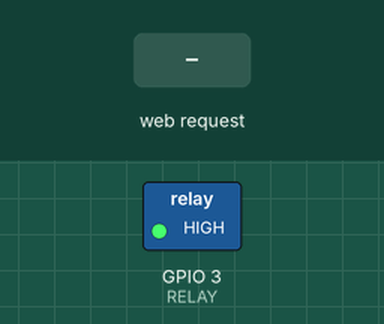
Recording of a sketch running on a simulated ESP8266 (NodeMCU). On the bench: switched loads named in the sketch (green lamp = pin HIGH). The test bench sets the inputs (shaded band). WiFi joins after 1.5 s; servers stay silent unless stated; what the sketch prints to the serial monitor is not drawn.

Above: at 2.7 s.
2.8 s: HTTP request GET /RELAY=ON received
At 4.0 s:
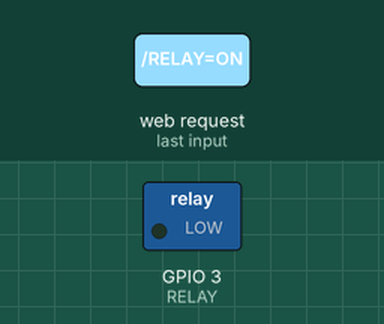
4.3 s: HTTP request GET /RELAY=OFF received
At 5.4 s:
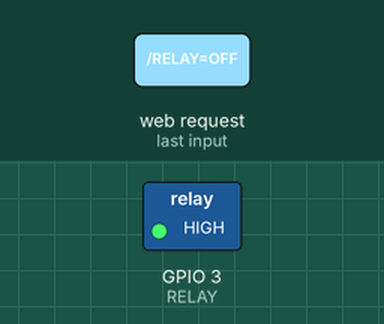
Timing chart, 0 to 7.3 s (numbered marks = the images above; inputs shaded):
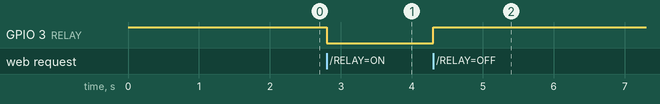

The sketch:

ESP8266Relay.ino
```cpp
#include <ESP8266WiFi.h>

// Basic on / off relay

const char* ssid = "agrofelis";
const char* password = "felisagrofelistobor_";
// fix so it dosn't flicker on power up
#define RELAY 3 // relay connected to  GPIO3
WiFiServer server(80);
int value = HIGH;

void setup() {
  Serial.begin(115200); // must be same baudrate with the Serial Monitor

  pinMode(RELAY,OUTPUT);
  digitalWrite(RELAY, HIGH);

  // Connect to WiFi network
  Serial.println();
  Serial.println();
  Serial.print("Connecting to ");
  Serial.println(ssid);

  WiFi.begin(ssid, password);

  while (WiFi.status() != WL_CONNECTED) {
    delay(500);
    Serial.print(".");
  }
  Serial.println("");
  Serial.println("WiFi connected");

  // Start the server
  server.begin();
  Serial.println("Server started");

  // Print the IP address
  Serial.print("Use this URL to connect: ");
  Serial.print("https://");
  Serial.print(WiFi.localIP());
  Serial.println("/");

}

void loop() {

  WiFiClient client = server.available();
  if (!client)
    return;
  Serial.println("new client");
  while(!client.available())
    delay(1);

  String request = client.readStringUntil('\r');
  Serial.println(request);
  client.flush();

  if (request.indexOf("/RELAY=ON") != -1) {
    Serial.println("RELAY=ON");
    digitalWrite(RELAY,LOW);
    value = LOW;
  }
  if (request.indexOf("/RELAY=OFF") != -1){
    Serial.println("RELAY=OFF");
    digitalWrite(RELAY,HIGH);
    value = HIGH;
  }

  // Return the response
  client.println("HTTP/1.1 200 OK");
  client.println("Content-Type: text/html");
  client.println(""); //  this is a must
  client.println("<!DOCTYPE HTML>");
  client.println("<html>");
  client.println("<head><title>ESP8266 RELAY Control</title></head>");
  client.print("Relay is now: ");

  if(value == HIGH)
    client.print("OFF");
  else
    client.print("ON");

  client.println("<br><br>");
  client.println("Turn <a href=\"/RELAY=OFF\">OFF</a> RELAY<br>");
  client.println("Turn <a href=\"/RELAY=ON\">ON</a> RELAY<br>");
    client.println("</html>");

  delay(1);
  Serial.println("Client disonnected");
  Serial.println("");
}
```

Measured:
- after the input at 2.8 s, GPIO 3 (RELAY): HIGH → LOW at once
- after the input at 4.3 s, GPIO 3 (RELAY): LOW → HIGH at once
